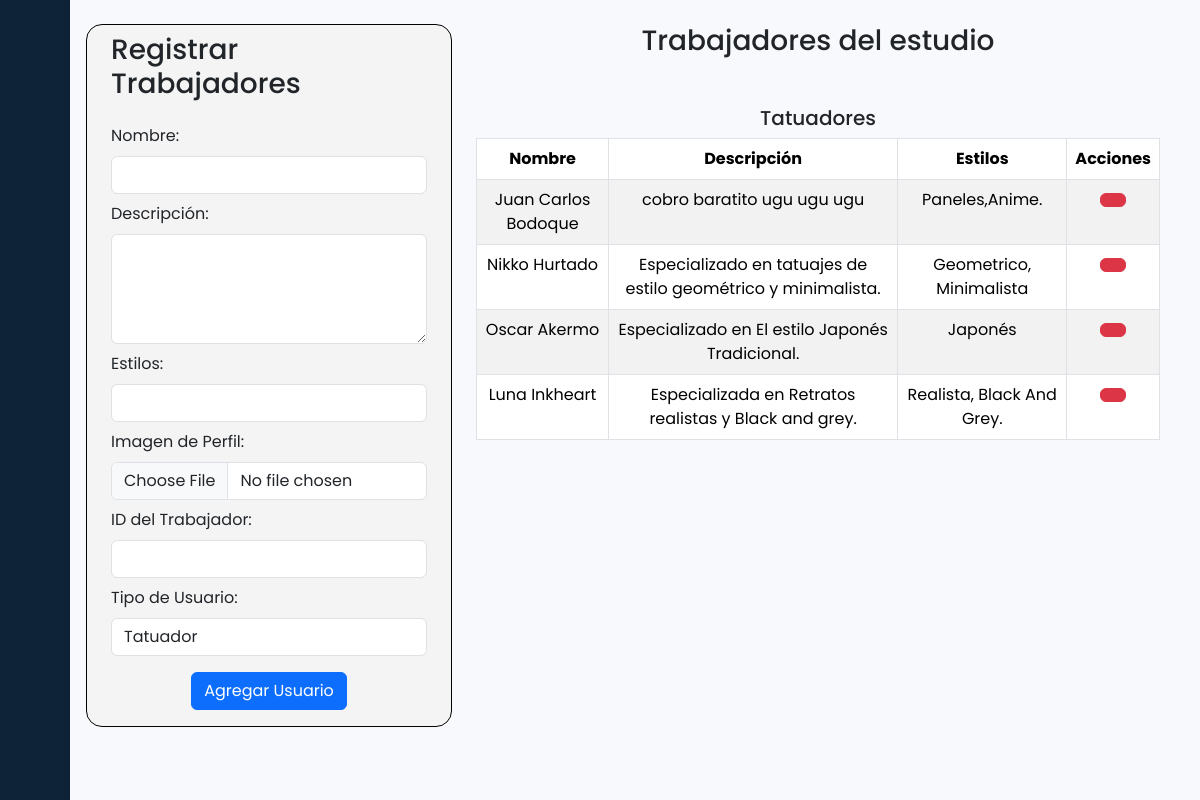
The page /views/panel_agregartrabajador.php (signed in) on the database its author committed.
### tables this page shows
CREATE TABLE `tatuadores` (
  `id` int(11) NOT NULL,
  `usuario_id` int(11) DEFAULT NULL,
  `nombre` varchar(255) NOT NULL,
  `descripcion` text DEFAULT NULL,
  `imagen_perfil` varchar(255) NOT NULL,
  `estilos` varchar(255) DEFAULT NULL,
  `precioBase` int(11) NOT NULL DEFAULT 0
);

### views/panel_agregartrabajador.php (the view, shortened to what this page needs)
<?php
  if ($_SESSION['tipo_usuario'] == 'admin')
    {
?>
<!DOCTYPE html>
<html>
<head>
    <link href="https://cdn.lineicons.com/4.0/lineicons.css" rel="stylesheet" />
    <link href="https://cdn.jsdelivr.net/npm/bootstrap@5.3.2/dist/css/bootstrap.min.css" rel="stylesheet"
>
    <link rel="stylesheet" href="../assets/css/stylepanel.css">
</head>
<body>
    <div class="wrapper">
        <aside id="sidebar">
            <div class="d-flex">
                <button class="toggle-btn" type="button">
                </button>
            </div>
            <ul class="sidebar-nav">
                <li class="sidebar-item">
                    <a href="panel_admin.php" class="sidebar-link">
                    </a>
                </li>
                <li class="sidebar-item">
                    <a href="panel_crearusuario.php" class="sidebar-link">
                    </a>
                </li>
                <li class="sidebar-item">
                    <a href="panel_agregartrabajador.php" class="sidebar-link">
                    </a>
                </li>
                <li class="sidebar-item">
                    <a href="panel_estadisticas.php" class="sidebar-link">
                    </a>
                </li>
                <li class="sidebar-item">
                    <a href="panel_reportes.php" class="sidebar-link">
                    </a>
                </li>
            </ul>
            <div class="sidebar-footer">
                <a href="../index.php" class="sidebar-link">
                </a>
            </div>
        </aside>
        <main class="main">
        <main class="content px-3 py-4">
                <div class="container-fluid">
                    <div class="mb-3">
                <div class="container">
                    <div class="row gx-5">
                    <div class="col-6 col-md-4 card-2 ml-4">
                    <h3 class="mt-2" >Registrar Trabajadores</h3>
                        <form action="agregar_trabajador.php" method="POST" enctype="multipart/form-data">
                            <div class="mb-2 mt-4">
                                <label for="nombre" class="form-label">Nombre:</label>
                                <input type="text" id="nombre" name="nombre" class="form-control" required>
                            </div>
                            <div class="mb-2">
                                <label for="descripcion" class="form-label">Descripción:</label>
                                <textarea id="descripcion" name="descripcion" rows="4" class="form-control"
                                    required></textarea>
                            </div>
                            <div class="mb-2">
                                <label for="estilos" class="form-label">Estilos:</label>
                                <input type="text" id="estilos" name="estilos" class="form-control" required>
                            </div>
                            <div class="mb-2">
                                <label for="imagen_perfil" class="form-label">Imagen de Perfil:</label>
                                <input type="file" id="imagen_perfil" name="imagen_perfil" class="form-control" required
                                    accept="image/*">
                            </div>
                            <div class="mb-2">
                                <label for="usuario_id" class="form-label">ID del Trabajador:</label>
                                <input type="number" id="usuario_id" name="usuario_id" class="form-control" required>
                            </div>
                            <div class="mb-2">
                                <label for="tipo_usuario" class="form-label">Tipo de Usuario:</label>
                                <select id="tipo_usuario" name="tipo_usuario" class="form-control" required>
                                    <option value="tatuador">Tatuador</option>
                                </select>
                            </div>
                            <div class="text-center mb-3">
                            <button type="submit" class="btn btn-primary mt-2">Agregar Usuario</button>
                            </div>
                        </form>
                        </div>
                        <div class=" col-md-8 text-center">
                                <h3 class="mb-5">Trabajadores del estudio</h3>
                                <?php
                                    include '../conexion.php';
                                    $sql = "SELECT * FROM tatuadores";
                                    $resultado = $conexion->query($sql);
                                    if ($resultado->num_rows > 0) {
                                        echo "<h5>Tatuadores</h5>";
                                        echo "<div class='table-responsive'>";
                                        echo "<table class='table table-striped table-bordered'>";
                                        echo "<thead>";
                                        echo "<tr>";
                                        echo "<th>Nombre</th>";
                                        echo "<th>Descripción</th>";
                                        echo "<th>Estilos</th>";
                                        echo "<th>Acciones</th>";
                                        echo "</tr>";
                                        echo "</thead>";
                                        echo "<tbody>";
                                        while ($row = $resultado->fetch_assoc()) {
                                            echo "<tr>";
                                            echo "<td>" . $row['nombre'] . "</td>";
                                            echo "<td>" . $row['descripcion'] . "</td>";
                                            echo "<td>" . $row['estilos'] . "</td>";
                                            echo "<td>";
                                            echo "<form action='eliminar_trabajador.php' method='POST'>";
                                            echo "<button type='submit' class='btn btn-danger' onclick='return confirm(\"¿Estás seguro de que quieres eliminar a este usuario?\")'><i class='lni lni-trash-can'></i></button>";
                                            echo "</form>";
                                            echo "</td>";
                                            echo "</tr>";
                                        }
                                        echo "</tbody>";
                                        echo "</table>";
                                        echo "</div>";
                                    } else {
                                        echo "<p class='text-muted'>No se encontraron tatuadores.</p>";
                                    }
                                ?>
                        </div>
                    </div>
                </div>
            </div>
        </main>
</body>
</html>
<?php }
  else{
    header("Location:../index.php");
  }?>

### assets/css/stylepanel.css (style rules this page uses)
a { text-decoration: none; }
li { list-style: none; }
body { font-family: 'Poppins', sans-serif; }
.wrapper { display: flex; }
.main { display: flex; flex-direction: column; min-height: 100vh; width: 100%; overflow: hidden; transition: all 0.35s ease-in-out; background-color: #F8F9FC; min-width: 0; }
#sidebar { width: 70px; min-width: 70px; z-index: 1000; transition: all .25s ease-in-out; background-color: #0e2238; display: flex; flex-direction: column; }
.toggle-btn { background-color: transparent; cursor: pointer; border: 0; padding: 1rem 1.5rem; }
.sidebar-nav { padding: 2rem 0; flex: 1 1 auto; }
a.sidebar-link { padding: .625rem 1.625rem; color: #FFF; display: block; font-size: 0.9rem; white-space: nowrap; border-left: 3px solid transparent; }
.sidebar-item { position: relative; }
.card-2 { background-color: #f4f4f4; margin-bottom: 20px; border: 1px solid #020202; border-radius: 16px; }

### rows shown on the page
tatuadores: nombre "Juan Carlos Bodoque", descripcion "cobro baratito ugu ugu ugu", estilos "Paneles,Anime."
tatuadores: nombre "Nikko Hurtado", descripcion "Especializado en tatuajes de estilo geométrico y minimalista.", estilos "Geometrico, Minimalista"
tatuadores: nombre "Oscar Akermo", descripcion "Especializado en El estilo Japonés Tradicional.", estilos "Japonés"
tatuadores: nombre "Luna Inkheart", descripcion "Especializada en Retratos realistas y Black and grey.", estilos "Realista, Black And Grey."
